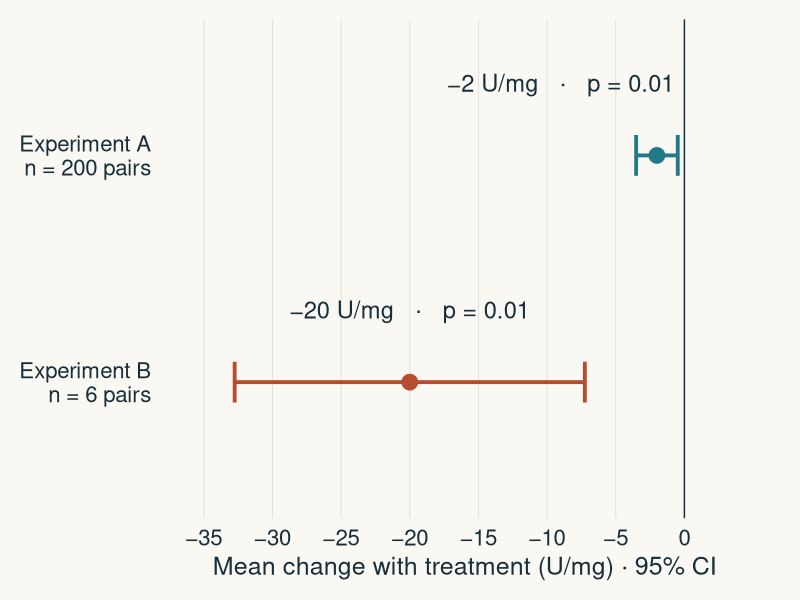

This chart was generated by the following R code:
library(ggplot2)

# Two hypothetical paired experiments with the SAME two-sided p-value (0.01)
# but very different effect sizes. Values are derived exactly from p.
paper <- "#FAF8F2"; ink <- "#172E3B"; teal <- "#237A87"; rust <- "#B64C2E"

make_row <- function(label, mean, n, p = 0.01) {
  df <- n - 1
  t  <- qt(1 - p / 2, df)
  se <- abs(mean) / t
  h  <- qt(0.975, df) * se
  data.frame(label, mean, n, se, sd = se * sqrt(n), lo = mean - h, hi = mean + h)
}
d <- rbind(make_row("Experiment A\nn = 200 pairs", -2, 200),
           make_row("Experiment B\nn = 6 pairs",  -20, 6))
d$label <- factor(d$label, levels = rev(d$label))
print(d)

p <- ggplot(d, aes(mean, label, colour = label)) +
  geom_vline(xintercept = 0, colour = ink, linewidth = .5) +
  geom_errorbar(aes(xmin = lo, xmax = hi), width = .18, linewidth = 1.3, orientation = "y") +
  geom_point(size = 5) +
  geom_text(aes(x = pmin(mean, -9), label = sprintf("−%.0f U/mg   ·   p = 0.01", abs(mean))),
            nudge_y = .32, size = 6, family = "Helvetica", colour = ink) +
  scale_colour_manual(values = c(rust, teal)) +
  scale_x_continuous(limits = c(-36, 4), breaks = seq(-35, 0, 5), labels = function(x) sub("-", "−", x)) +
  labs(x = "Mean change with treatment (U/mg) · 95% CI", y = NULL) +
  theme_minimal(base_size = 18, base_family = "Helvetica") +
  theme(text = element_text(colour = ink),
        plot.background  = element_rect(fill = paper, colour = NA),
        panel.background = element_rect(fill = paper, colour = NA),
        panel.grid.minor = element_blank(),
        panel.grid.major.y = element_blank(),
        panel.grid.major.x = element_line(colour = "#DDDED6", linewidth = .3),
        axis.text = element_text(colour = ink, size = 16),
        legend.position = "none",
        plot.margin = margin(14, 24, 14, 14))

quartz(type = "png", file = "figures/generated/p-vs-effect.png",
       width = 10, height = 3.6, dpi = 180)
print(p)
dev.off()
